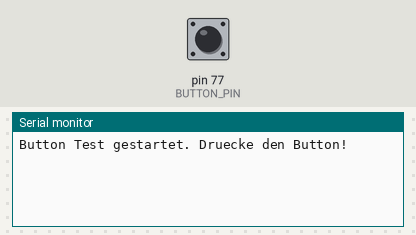
Recording of a sketch running on a simulated Arduino Uno, built for the host (arithmetic inside an expression is 32-bit, double 64-bit). Shown: the last lines printed to the serial monitor. The inputs (shaded band) are chosen by the test bench; at power-on: pin 77 (BUTTON_PIN) LOW.

Above: at 1.2 s.
1.3 s: pin 77 (BUTTON_PIN) pulled HIGH for 0.15 s
At 1.44 s:
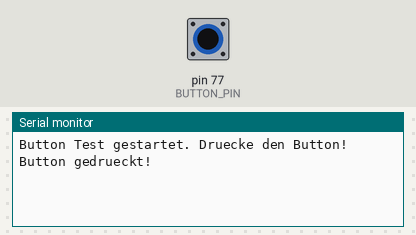
At 2.8 s:
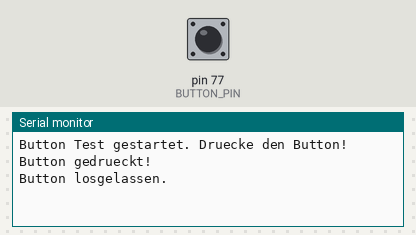

Measured:
- after the input at 1.3 s, the serial monitor: prints a new line at once (image 1)

The sketch:

Test_Button.ino
```cpp
/**
 * Test_Button.ino
 *
 * Testprogramm fuer den Button.
 * Pin: 77
 *
 * Ausgabe im Serial Monitor (115200 Baud):
 *   - "Button gedrueckt!"  wenn der Button betaetigt wird
 *   - "Button losgelassen" wenn er wieder losgelassen wird
 */

#define BUTTON_PIN 77

bool lastState = false;

void setup()
{
  Serial.begin(115200);

  pinMode(BUTTON_PIN, INPUT_PULLDOWN);
  Serial.println("Button Test gestartet. Druecke den Button!");
}

void loop()
{
  bool currentState = digitalRead(BUTTON_PIN);

  if (currentState == true && lastState == false)
  {
    Serial.println("Button gedrueckt!");
  }
  else if (currentState == false && lastState == true)
  {
    Serial.println("Button losgelassen.");
  }

  lastState = currentState;
  delay(20);  // Entprellung
}
```
